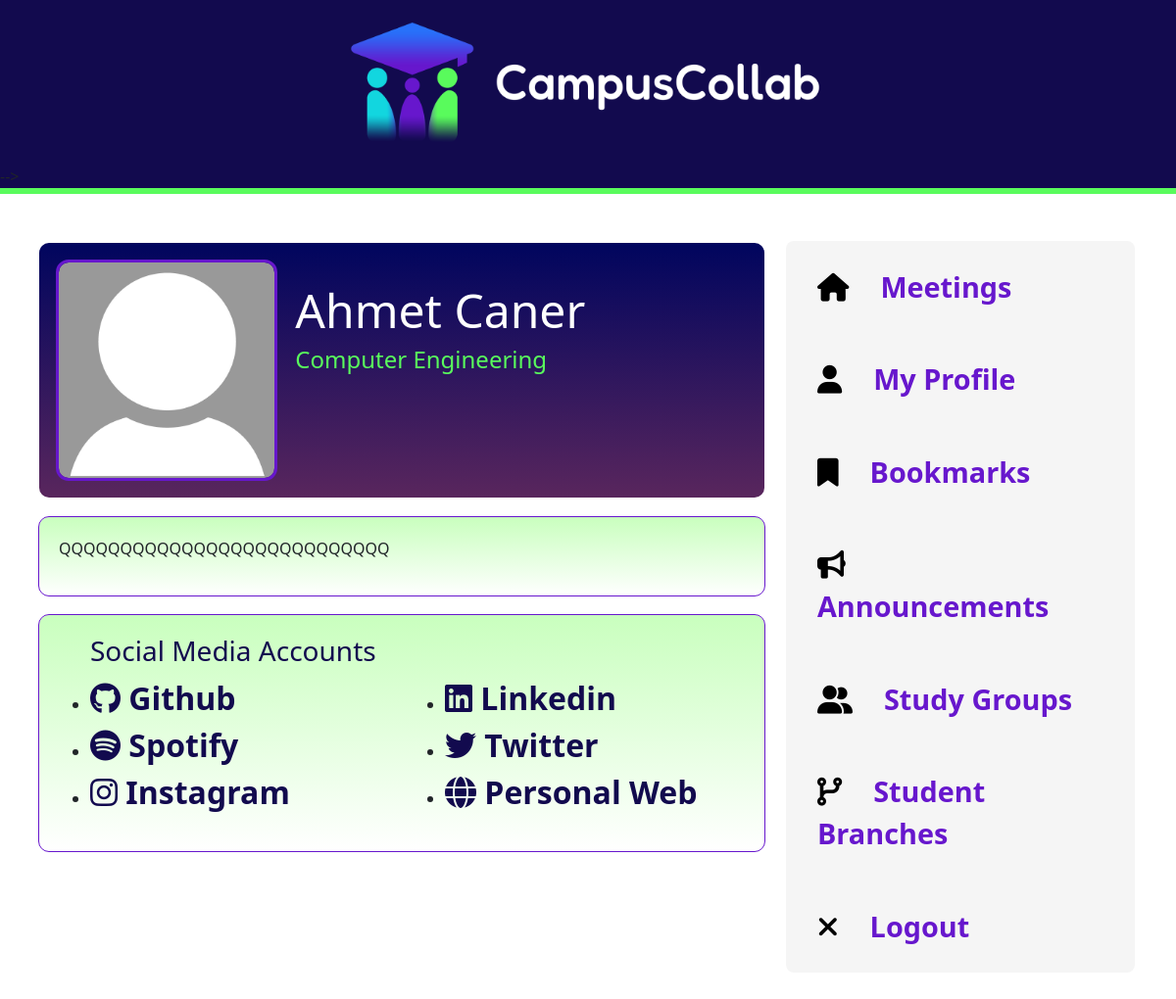
/profile.php?postownerid=3 (signed in), run on the app's committed database.
### tables this page shows
CREATE TABLE `users` (
  `id` int(11) NOT NULL,
  `mail` varchar(255) NOT NULL,
  `password2` varchar(255) NOT NULL,
  `department` varchar(255) NOT NULL,
  `firstName` varchar(255) NOT NULL,
  `lastName` varchar(255) NOT NULL,
  `image_url` text NOT NULL,
  `spotifyLink` varchar(255) NOT NULL,
  `bio` text NOT NULL,
  `personalWeb` varchar(255) NOT NULL,
  `instaLink` varchar(255) NOT NULL,
  `twitterLink` varchar(255) NOT NULL,
  `linkedinLink` varchar(255) NOT NULL,
  `githubLink` varchar(255) NOT NULL
);

### profile.php (the view, shortened to what this page needs)
<?php
include "config.php";
if (isset($_GET["postownerid"])) {  $postownerid = $_GET["postownerid"]; }
?>
<!DOCTYPE html>
<html>
<head>
    <link rel="stylesheet" href="css/style.css">
    <link rel="stylesheet" href="https://cdn.jsdelivr.net/npm/bootstrap@5.0.1/dist/css/bootstrap.min.css">
    <link rel="stylesheet" type="text/css" href="https://cdnjs.cloudflare.com/ajax/libs/toastr.js/latest/toastr.min.css">
</head>
<header>
    <div class="container" id="headerTopContainer">
        <div class="row">
            <div class="col-md-12" id="header-logo">
                <img src="img/logowtext.png">
            </div>
                </div>
            </div>
</header>
<body>
    <div class="container">
        <div class="row">
           <div class="col-md-8" id="profile-page">
                <div class="profile-page-head">
                    <div class="row">
                        <div class="col-md-4" id="profile-pic">
                            <?php
                                $sql2 = "SELECT * FROM users WHERE `id`=$postownerid";
                                $result2 = $conn->query($sql2);
                                if ($result2->num_rows > 0) {
                                    while ($row2 = $result2->fetch_assoc()) {
                                        $img_name_new = $row2["image_url"];
                                        if ($img_name_new =="") {
                                            echo "<img src='img/default.jpg'>";
                                        } else {
                                            echo '<img src="uploads/'.$img_name_new.'">';
                                        }
                                    }
                                }
                            ?>
                        </div>
                        <div class="col-md-6" id="profile-name-text">
                        <?php
                            $sql2 = "SELECT * FROM users WHERE `id`=$postownerid";
                            $result2 = $conn->query($sql2);
                            if ($result2->num_rows > 0) {
                                while ($row2 = $result2->fetch_assoc()) {
                                    echo '<h3>'.$row2['firstName'].' '.$row2['lastName'].'</h3>';
                                    echo '<h4>'.$row2['department'].'</h4>';
                                }
                            }
                            ?>
                        </div>
                        <div class="col-md-2 " id="profile-button-options">
                        </div>
                    </div>
                </div>
                <div class="page-bio">
                    <div class="row">
                    <?php
                            $sql2 = "SELECT * FROM users WHERE `id`=$postownerid";
                            $result2 = $conn->query($sql2);
                            if ($result2->num_rows > 0) {
                                while ($row2 = $result2->fetch_assoc()) {
                                    echo '<p>'.$row2['bio'].'</p>';
                                }
                            }
                            ?>
                    </div>
                </div>
                <div class="page-sites">
                    <div class="sites">
                        <h3>Social Media Accounts</h3>
                        <div class="row">
                        <?php
                            $sql2 = "SELECT * FROM users WHERE `id`=$postownerid";
                            $result2 = $conn->query($sql2);
                            if ($result2->num_rows > 0) {
                                while ($row2 = $result2->fetch_assoc()) {
                                    $githubLink = $row2["githubLink"];
                                    $instaLink = $row2["instaLink"];
                                    $linkedinLink = $row2["linkedinLink"];
                                    $twitterLink = $row2["twitterLink"];
                                    $spotifyLink = $row2["spotifyLink"];
                                    $personalWeb = $row2["personalWeb"];
                                    echo '
                                    <div class="col-md-6">
                                <ul>
                                    <li><a href="'.'https://'.$githubLink.'">
                                        <i class="fa-brands fa-github"></i>
                                            Github
                                        </a>
                                    </li>
                                    <li><a href="'.'https://'.$spotifyLink.'">
                                        <i class="fa-brands fa-spotify"></i>
                                            Spotify
                                        </a>
                                    </li>
                                    <li><a href="'.'https://'.$instaLink.'">
                                        <i class="fa-brands fa-instagram"></i>
                                            Instagram
                                        </a>
                                    </li>
                                </ul>
                            </div>
                                    <div class="col-md-6">
                                <ul>
                                    <li><a href="'.'https://'.$linkedinLink.'">
                                                <i class="fa-brands fa-linkedin"></i>
                                                    Linkedin
                                            </a>
                                        </li>
                                        <li><a href="'.'https://'.$twitterLink.'">
                                            <i class="fa-brands fa-twitter"></i>
                                                    Twitter
                                            </a>
                                        </li>
                                        <li><a href="'.'https://'.$personalWeb.'">
                                            <i class="fa-solid fa-globe"></i>
                                                    Personal Web
                                            </a>
                                        </li>
                                </ul>
                            </div>';
                                }
                            }
                            ?>
                        </div>
                    </div>
                </div>
            </div>
            <div class="col-md-4">
                <?php include "rightmenu.php" ?>
            </div>
        </div>
    </div>
</body>
</body>
</html>

### css/style.css (style rules this page uses)
* { margin:0; padding:0; box-sizing: border-box; }
header { background: #120a4e; border-bottom: 6px solid #59fb5c; }
header .row { font-size: 20px; padding: 1rem; }
#header-logo { text-align: center; font-size: 3rem; font-weight: 900; color: #fff; }
#header-logo img { width: 50%; }
#profile-page { padding: 10px; }
.profile-page-head { padding: 20px; background: linear-gradient(246deg, rgba(58,193,15,1) 0%, rgba(0,221,255,1) 100%); border-radius: 25px; }
#profile-page #profile-name-text { margin-top: 20px; }
#profile-page #profile-name-text h3 { font-size: 48px; color: white; }
#profile-page #profile-pic img { width: 220px; outline: 3px solid #6717cd; border-radius: 10px; }
#profile-page { padding: 10px; margin-top: 40px; }
.profile-page-head { padding: 20px; background: linear-gradient(0, rgb(89, 38, 93) 0%, rgb(0, 5, 94) 100%); border-radius: 10px; }
#profile-name-text h4 { color: #59fb5c ; }
.page-bio { padding: 20px; background: linear-gradient(0, rgb(255, 255, 255) 0%, rgb(201, 255, 190) 100%); border-radius: 10px; margin: 20px 0; outline: 1px solid #6717cd; }
.page-sites { padding: 20px; background: linear-gradient(0, rgb(255, 255, 255) 0%, rgb(201, 255, 190) 100%); border-radius: 10px; margin: 20px 0; outline: 1px solid #6717cd; font-weight: 700; }
.page-sites h3, .profile-page-edit h3 { margin-left: 2rem; color: #120a4e; }
.page-sites a { text-decoration: none; font-size: 2rem; color: #120a4e; }

### data on the page
users: firstName "Ahmet", lastName "Caner", department "Computer Engineering", bio "QQQQQQQQQQQQQQQQQQQQQQQQQQQ"
